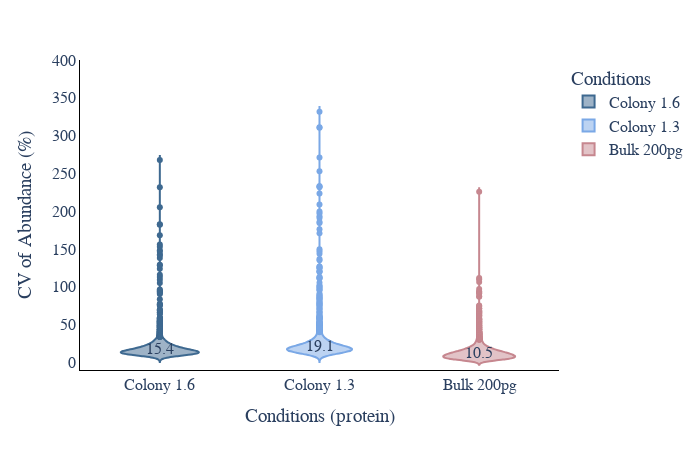

Notebook cell for this chart:
### Code cell
# CV violin plot
plot_options={    
        "median label": "True", #only works for total and MS2, can be found in CV_summary if you set WRITE_OUTPUT = True
        "box": False,
        "X Title": "Conditions (protein)",
        "Y Title": "CV of Abundance (%)",
        "color": ["#3E6990", "#7aa8e6","#C6878F", "#fac8d3","#AABD8C", "#E9E3B4",  "#F39B6D", "#C6878F", "pink",
                  "orange", "brown", "pink", "gray", "olive", "cyan", "black","red",
                  "yellow","green","blue","indigo","violet"],
        "width": 700,
        "height": 450,
        "font": dict(size=16, family="Arial black"),
        "ylimits": [-10, 400],
        "CV mode": "MS2",#grouped, total, MS2, grouped_stacked, stacked
        "Group By X": "Gradient Length", #ID_Mode does MS2 vs MBR
        "Group By Color": "Acquisition Mode",#ID_Mode does MS2 vs MBR
        "Group By Stack": "ID_Mode" #ID_Mode does MS2 vs MBR
    }
plot_options["plot_type"] = 1 # 1 is protein, 2 is peptide
figure, _, _ =CV_plots(data_obj, plot_options, saved_settings)
figure.show()

### Figure 1 — Plotly figure (JSON) as saved in the notebook; plotly's stock layout.template omitted (floating-point values rounded to 4 significant figures; data arrays with more than 128 entries replaced by an {"elided": "..."} marker saying what was removed)
{"data": [{"alignmentgroup": "True", "box": {"visible": false}, "hovertemplate": "Conditions=%{x}<br>CV=%{y}<extra></extra>", "legendgroup": "Colony 1.6", "marker": {"color": "#3E6990"}, "name": "Colony 1.6", "offsetgroup": "Colony 1.6", "orientation": "v", "scalegroup": "True", "showlegend": true, "type": "violin", "x": {"elided": "1862 str values"}, "x0": " ", "xaxis": "x", "y": {"elided": "1862 float values"}, "y0": " ", "yaxis": "y"}, {"alignmentgroup": "True", "box": {"visible": false}, "hovertemplate": "Conditions=%{x}<br>CV=%{y}<extra></extra>", "legendgroup": "Colony 1.3", "marker": {"color": "#7aa8e6"}, "name": "Colony 1.3", "offsetgroup": "Colony 1.3", "orientation": "v", "scalegroup": "True", "showlegend": true, "type": "violin", "x": {"elided": "1371 str values"}, "x0": " ", "xaxis": "x", "y": {"elided": "1371 float values"}, "y0": " ", "yaxis": "y"}, {"alignmentgroup": "True", "box": {"visible": false}, "hovertemplate": "Conditions=%{x}<br>CV=%{y}<extra></extra>", "legendgroup": "Bulk 200pg", "marker": {"color": "#C6878F"}, "name": "Bulk 200pg", "offsetgroup": "Bulk 200pg", "orientation": "v", "scalegroup": "True", "showlegend": true, "type": "violin", "x": {"elided": "2629 str values"}, "x0": " ", "xaxis": "x", "y": {"elided": "2629 float values"}, "y0": " ", "yaxis": "y"}], "layout": {"annotations": [{"showarrow": false, "text": "10.5", "x": "Bulk 200pg", "y": 12.13}, {"showarrow": false, "text": "19.1", "x": "Colony 1.3", "y": 21.97}, {"showarrow": false, "text": "15.4", "x": "Colony 1.6", "y": 17.67}], "font": {"family": "Arial black", "size": 16}, "height": 450, "legend": {"title": {"text": "Conditions"}, "tracegroupgap": 0}, "margin": {"t": 60}, "paper_bgcolor": "white", "plot_bgcolor": "white", "showlegend": true, "violinmode": "overlay", "width": 700, "xaxis": {"anchor": "y", "categoryarray": ["Colony 1.6", "Colony 1.3", "Bulk 200pg"], "categoryorder": "array", "domain": [0, 1], "linecolor": "black", "linewidth": 1, "showline": true, "title": {"text": "Conditions (protein)"}}, "yaxis": {"anchor": "x", "domain": [0, 1], "linecolor": "black", "linewidth": 1, "range": [-10, 400], "showline": true, "title": {"text": "CV of Abundance (%)"}}}}
